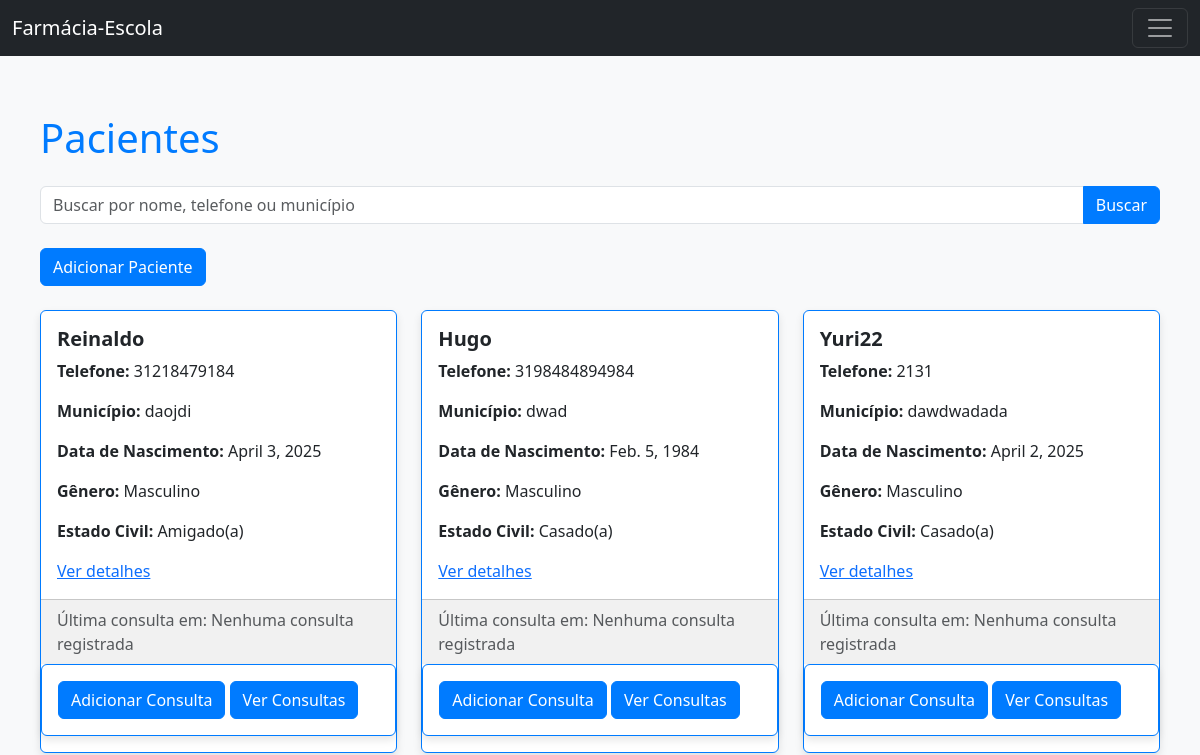
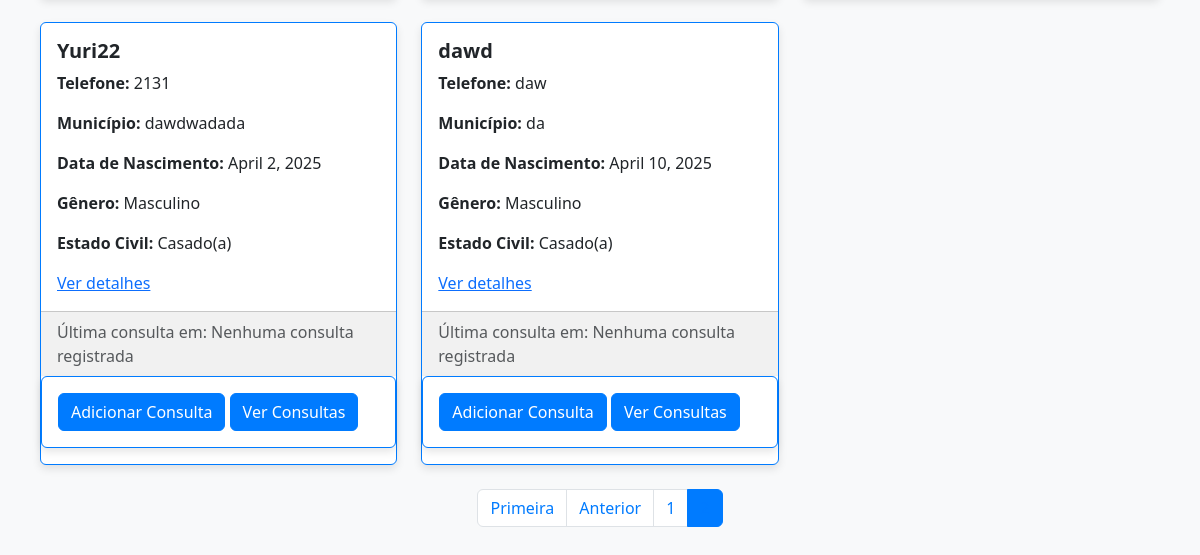
Before: /listagem_pacientes/paciente_list/?q=&page=2 with the older database file (2 pictures, top to bottom).
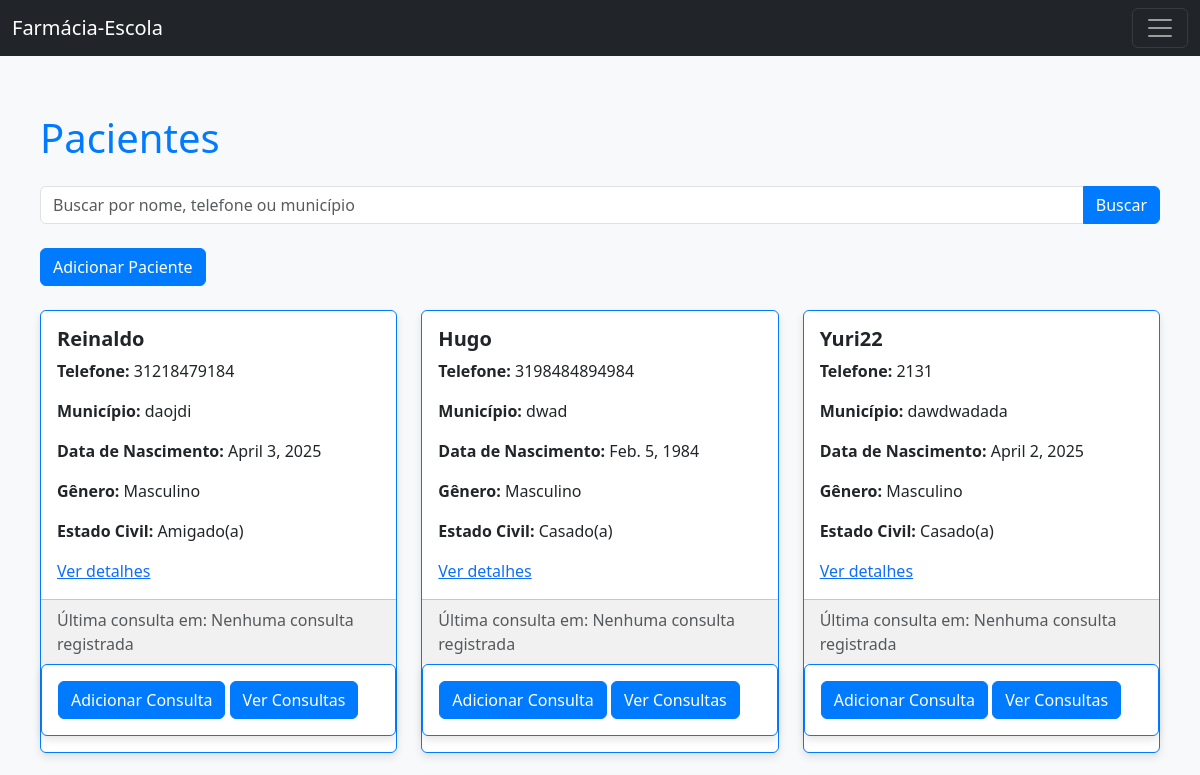
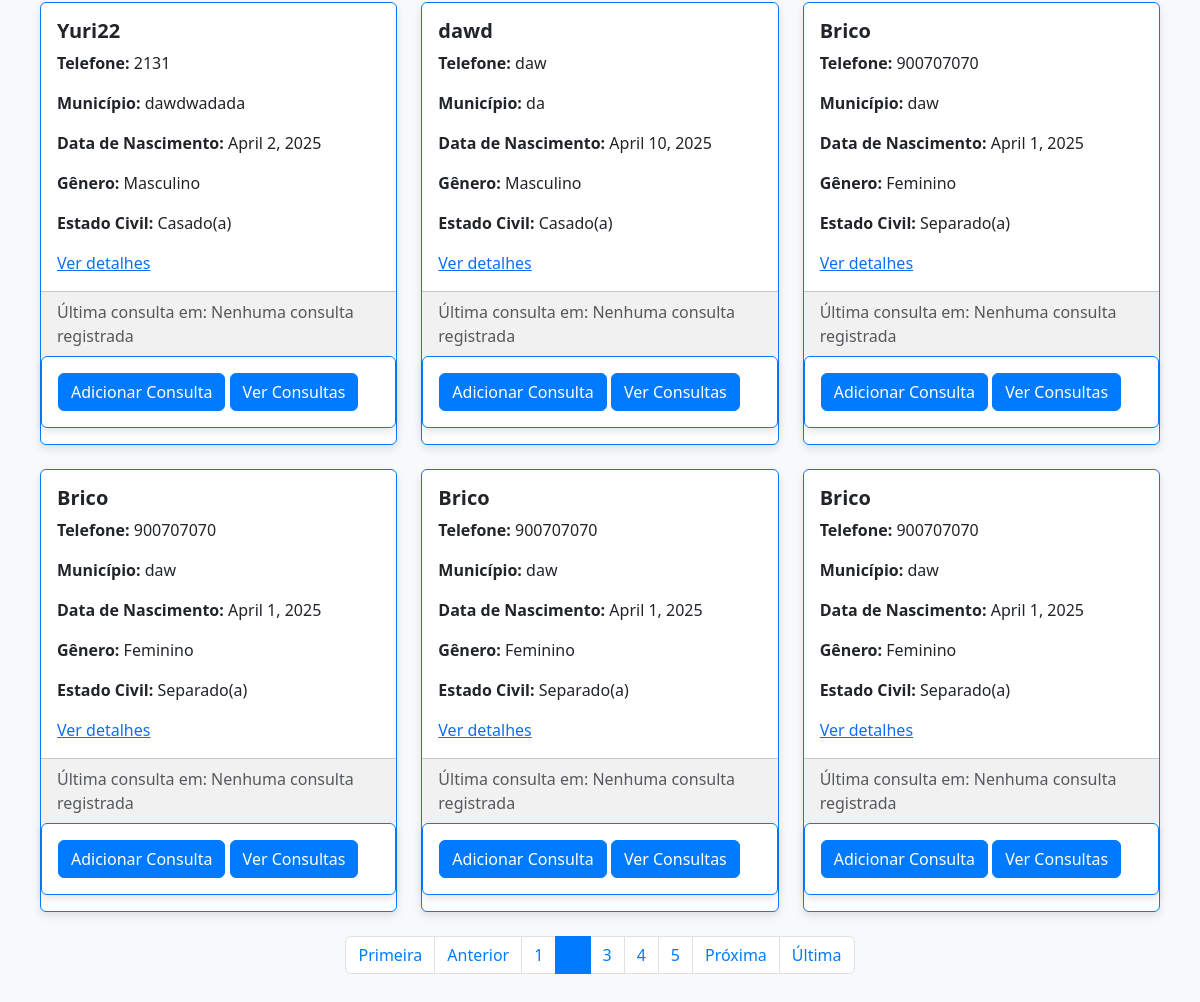
After: the same page with the newer database file (2 pictures, top to bottom).
### paciente/models.py (models this page shows, shortened)
class Paciente(models.Model):
    nome = models.CharField(max_length=150)
    telefone = models.CharField(max_length=15)
    numero_formulario = models.CharField(max_length=10)
    responsavel = models.CharField(max_length=100)
    data_nascimento = models.DateField()
    doencas = models.ManyToManyField(Doenca, related_name='pacientes', blank=True)
    medicamentos = models.ManyToManyField(Medicamento, related_name='pacientes', blank=True)
    genero = models.CharField(
        max_length=15, choices=[('M', 'Masculino'), ('F', 'Feminino'), ('O', 'Outro'), ('ND', 'Prefere não dizer')]
    )
    estado_civil = models.CharField(
        max_length=20, choices=[
            ('Casado(a)', 'Casado(a)'),
            ('Solteiro(a)', 'Solteiro(a)'),
            ('Separado(a)', 'Separado(a)'),
            ('Amigado(a)', 'Amigado(a)'),
            ('Nao consta', 'Não consta'),
            ('Outro', 'Outro'),
        ]
    )
    bairro = models.CharField(max_length=100)
    distrito = models.CharField(max_length=20, choices=[('Rural', 'Zona Rural'), ('Urbano', 'Zona Urbana')])
    municipio = models.CharField(max_length=100)
    escolaridade = models.CharField(
        max_length=30, choices=[
            ('Analfabeto', 'Analfabeto'),
            ('Fundamental incompleto', 'Fundamental incompleto'),
            ('Fundamental completo', 'Fundamental completo'),
            ('Médio incompleto', 'Médio incompleto'),
            ('Ensino médio completo', 'Ensino médio completo'),
            ('Superior incompleto', 'Superior incompleto'),
            ('Superior completo', 'Superior completo'),
            ('Pós-graduação', 'Pós-graduação'),
            ('Nao consta', 'Não consta'),
        ]
    )
    ocupacao = models.CharField(max_length=100)
    raca = models.CharField(
        max_length=20, choices=[
            ('Pardo', 'Pardo'),
            ('Preto', 'Preto'),
            ('Branco', 'Branco'),
            ('Amarelo', 'Amarelo'),
            ('Negro', 'Negro'),
            ('Outro', 'Outro'),
            ('Nao consta', 'Não consta'),
        ]
    )
    reside_com = models.CharField(max_length=100)
    observacoes = models.TextField(blank=True)

### listagem_pacientes/views.py (the view)
# urls.py: path('paciente_list/', PacienteListView.as_view(), name='paciente_list'),
class PacienteListView(ListView):
    model = Paciente
    template_name = 'paciente_list.html'  # Caminho correto para o template
    context_object_name = 'pacientes'
    paginate_by = 9  # Número de pacientes por página
    def get_queryset(self):
        queryset = super().get_queryset()
        query = self.request.GET.get('q')
        if query:
            queryset = queryset.filter(
                Q(nome__icontains=query) |
                Q(telefone__icontains=query) |
                Q(municipio__icontains=query)
            )
        return queryset
    def get_context_data(self, **kwargs):
        context = super().get_context_data(**kwargs)
        pacientes = self.get_queryset()
        ultimas_consultas = Consulta.objects.values('paciente_id').annotate(ultima_consulta=Max('data_consulta'))
        ultima_consulta_dict = {uc['paciente_id']: uc['ultima_consulta'] for uc in ultimas_consultas}
        for paciente in pacientes:
            paciente.ultima_consulta = ultima_consulta_dict.get(paciente.id, None)
        paginator = Paginator(pacientes, self.paginate_by)
        page = self.request.GET.get('page')
        try:
            pacientes_paginated = paginator.page(page)
        except PageNotAnInteger:
            pacientes_paginated = paginator.page(1)
        except EmptyPage:
            pacientes_paginated = paginator.page(paginator.num_pages)
        context['pacientes'] = pacientes_paginated
        return context

### listagem_pacientes/templates/paciente_list.html (shortened to what this page needs)
{% extends "menu.html" %}
{% block content %}
<!DOCTYPE html>
<html lang="pt-br">
<head>
    <link href="https://cdn.jsdelivr.net/npm/bootstrap@5.3.0-alpha1/dist/css/bootstrap.min.css" rel="stylesheet">
</head>
<body>
    <div class="container my-4">
        <h1 class="mb-4">Pacientes</h1>
        <form method="GET" class="mb-4">
            <div class="input-group">
                <input type="text" class="form-control" name="q" placeholder="Buscar por nome, telefone ou município"
                    value="{{ request.GET.q }}">
                <button type="submit" class="btn btn-primary">Buscar</button>
            </div>
        </form>
        <a href="{% url 'cadastrar_paciente' %}" class="btn btn-success mb-4">Adicionar Paciente</a>
        <div class="row">
            {% for paciente in pacientes %}
            <div class="col-md-4 mb-4">
                <div class="card h-100">
                    <div class="card-body">
                        <h5 class="card-title">{{ paciente.nome }}</h5>
                        <p class="card-text"><strong>Telefone:</strong> {{ paciente.telefone }}</p>
                        <p class="card-text"><strong>Município:</strong> {{ paciente.municipio }}</p>
                        <p class="card-text"><strong>Data de Nascimento:</strong> {{ paciente.data_nascimento }}</p>
                        <p class="card-text"><strong>Gênero:</strong> {{ paciente.get_genero_display }}</p>
                        <p class="card-text"><strong>Estado Civil:</strong> {{ paciente.get_estado_civil_display }}</p>
                        <a href="{% url 'paciente_detail' paciente.id %}">Ver detalhes</a>
                    </div>
                    <div class="card-footer text-muted">
                        Última consulta em:
                        {% if paciente.ultima_consulta %}
                        {{ paciente.ultima_consulta|date:"d/m/Y" }}
                        {% else %}
                        Nenhuma consulta registrada
                        {% endif %}
                    </div>
                    <div class="card mb-3">
                        <div class="card-body">
                            <a href="{% url 'adicionar_consulta' paciente.id %}" class="btn btn-primary">Adicionar
                                Consulta</a>
                            <a href="{% url 'listar_consultas' paciente.id %}" class="btn btn-secondary">Ver
                                Consultas</a>
                        </div>
                    </div>
                </div>
            </div>
            {% empty %}
            <div class="col-12">
                <p>Nenhum paciente encontrado.</p>
            </div>
            {% endfor %}
        </div>
        <nav aria-label="Page navigation">
            <ul class="pagination justify-content-center">
                {% if pacientes.has_previous %}
                <li class="page-item">
                    <a class="page-link" href="?q={{ request.GET.q|default:'' }}&page=1">Primeira</a>
                </li>
                <li class="page-item">
                    <a class="page-link"
                        href="?q={{ request.GET.q|default:'' }}&page={{ pacientes.previous_page_number }}">Anterior</a>
                </li>
                {% endif %}
                {% for num in pacientes.paginator.page_range %}
                <li class="page-item {% if num == pacientes.number %}active{% endif %}">
                    <a class="page-link" href="?q={{ request.GET.q|default:'' }}&page={{ num }}">{{ num }}</a>
                </li>
                {% endfor %}
                {% if pacientes.has_next %}
                <li class="page-item">
                    <a class="page-link"
                        href="?q={{ request.GET.q|default:'' }}&page={{ pacientes.next_page_number }}">Próxima</a>
                </li>
                <li class="page-item">
                    <a class="page-link"
                        href="?q={{ request.GET.q|default:'' }}&page={{ pacientes.paginator.num_pages }}">Última</a>
                </li>
                {% endif %}
            </ul>
        </nav>
    </div>
</body>
</html>
{% endblock %}

Changed rows visible on the page:
added Paciente: nome "Brico", telefone "900707070", municipio "daw", data_nascimento "April 1, 2025", genero "Feminino", estado_civil "Separado(a)", shows "Nenhuma consulta registrada"
added Paciente: nome "Brico", telefone "900707070", municipio "daw", data_nascimento "April 1, 2025", genero "Feminino", estado_civil "Separado(a)", shows "Nenhuma consulta registrada"
added Paciente: nome "Brico", telefone "900707070", municipio "daw", data_nascimento "April 1, 2025", genero "Feminino", estado_civil "Separado(a)", shows "Nenhuma consulta registrada"
added Paciente: nome "Brico", telefone "900707070", municipio "daw", data_nascimento "April 1, 2025", genero "Feminino", estado_civil "Separado(a)", shows "Nenhuma consulta registrada"
Other visible differences:
new list line: "3"
new list line: "4"
new list line: "5"
text now shown: "Próxima Última"
